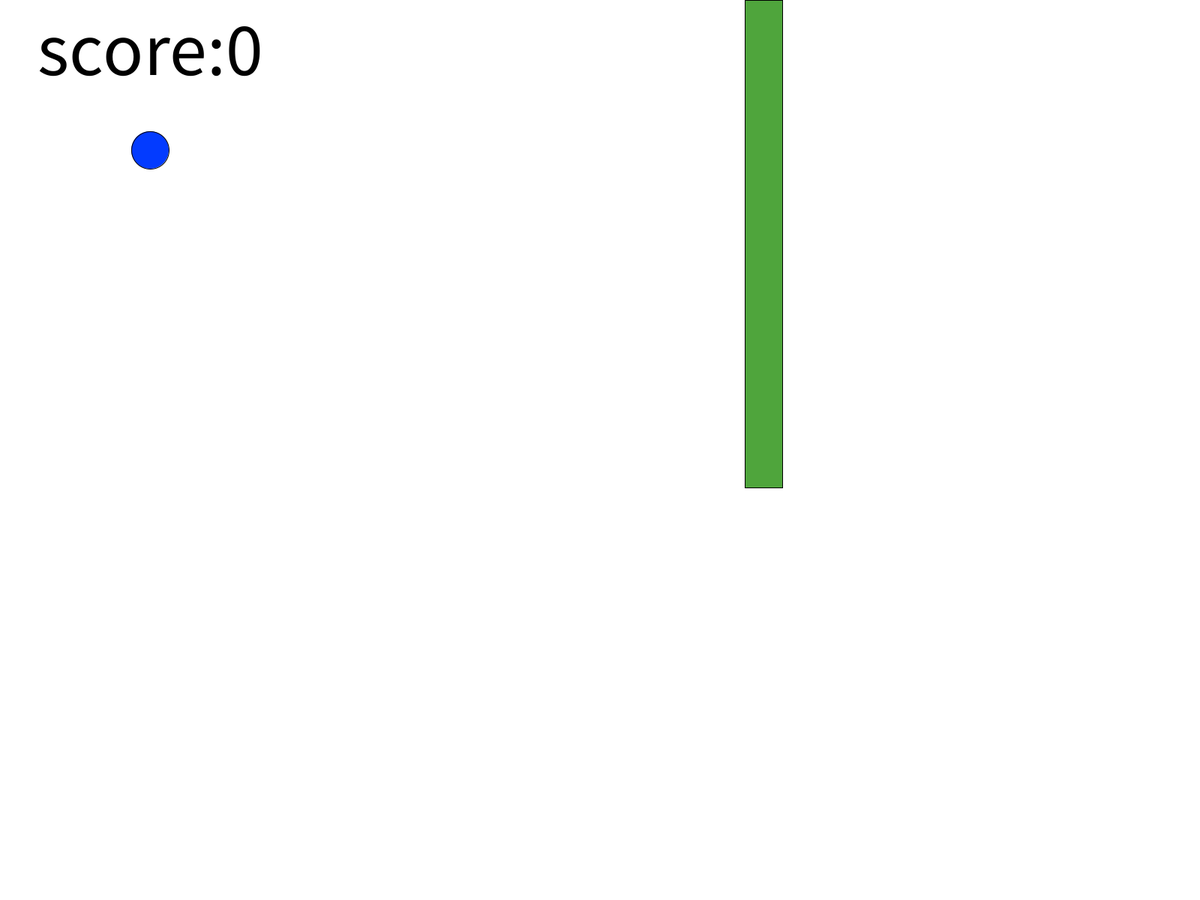
Frame 1 (no input)
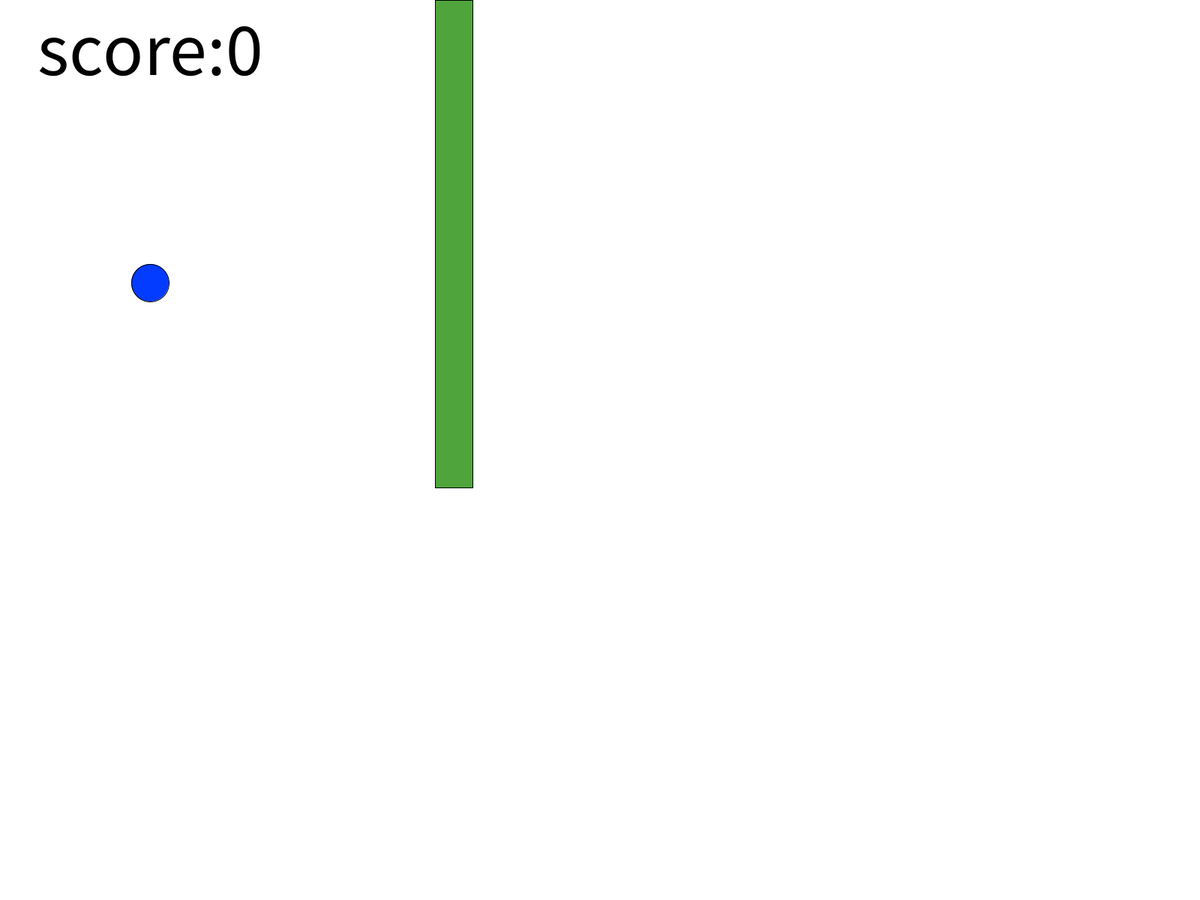
Frame 60 (the mouse pressed at the canvas centre just before this capture)
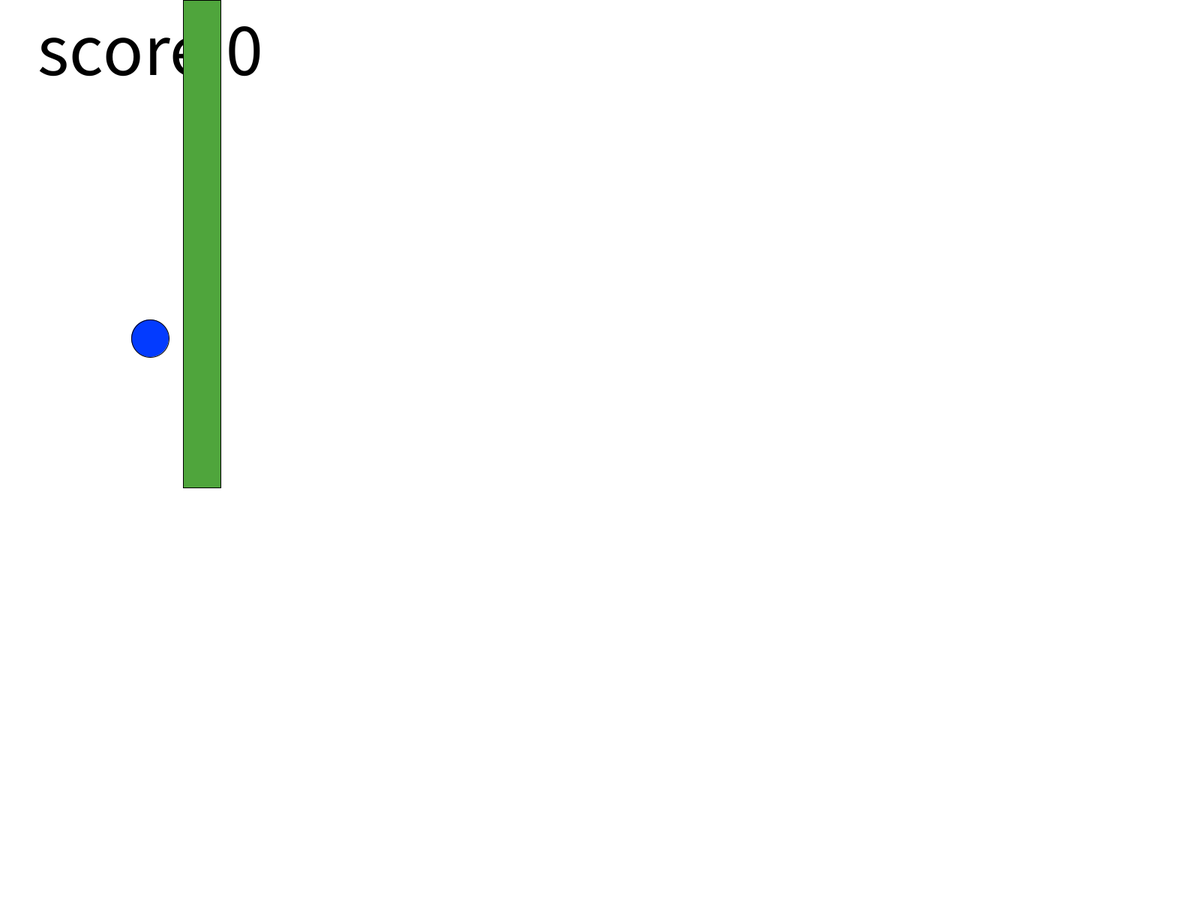
Frame 120 (the mouse held since frame 60 and released just before this capture)

The Processing sketch that drew these frames (run headless with seeded random() and noise(); from frame 60 on, the mouse is pressed at the canvas centre):

// Processing sketch: floppy_bird_hamza
// ── floppy_bird_hamza.pde
int x=width*10,y,a=0;
int var=200;
int score=0;
float dif=7;
void setup()
{
  fullScreen();
  textSize(100);
  orientation(LANDSCAPE); 
}
void draw()
{if(a==0){
  background(#ffffff);
  fill(#000000);
  text("score:"+score,50,100);
  back();
  bird();
  if(var<y+height/2+50&&x>200&&x<250)
  {a=1;
  }else if (var>height-y/2-20&&x>200&&x<250){a=1;}
  else if (var>height||var<0){a=1;}}
  else{over();}
}
void mousePressed()
{if(a==0){
  var=var-70;
  }
  else{a=0;
score=0;
 x=width;
 var=200;
 dif=7;}
}
// ── bird.pde
void bird()
{fill(#033BFF);
  ellipse(200,var,50,50);
  var=var+3;
}
// ── decore.pde

void back()
{ if(x<=50){y=int(random(3))*20;x=width;score++;}else{
  x=x-int(dif);
  fill(#4FA53C);
  rect(x,y,50,height/2+50);
  rect(x,height-y,50,height/2-20);}
  dif=dif+0.001;
  }
// ── over.pde
void over()
{if(!mousePressed){background(#FF0303);

text("game over",width/4,height/3);
text("score:"+score,width/4,height/3*2);

 
};
}
